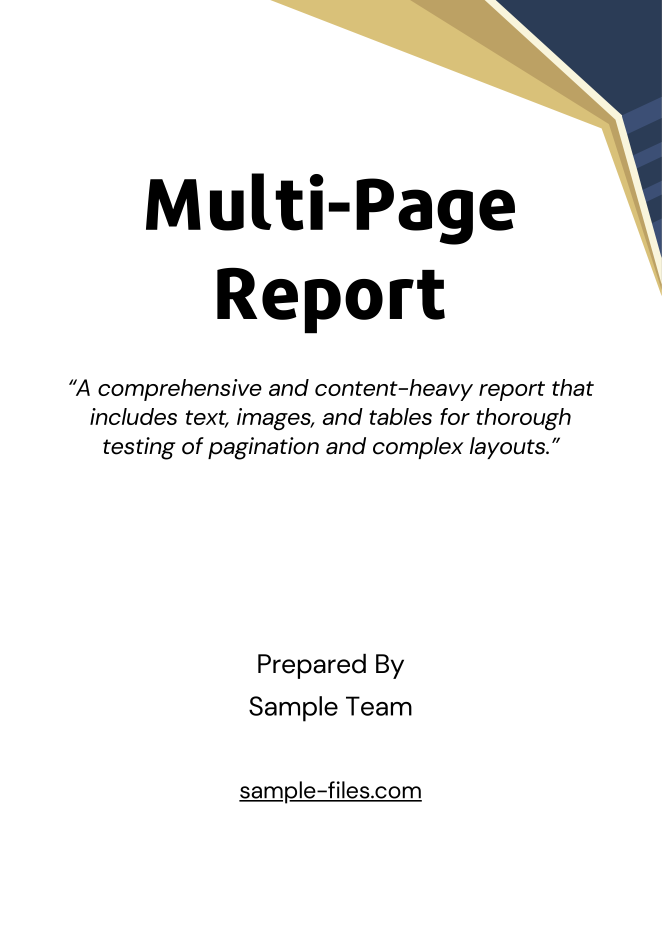
#> input picture images/sample-report_page_1.png, 3309 x 4680 px (shown at 1/5 size)
$ python -i main.py   (imports and definitions only)
#> lines starting #> are read from the running program, lines starting #| are printed output that depends on the picture; after the words box and inside, x2 and y2 are one past the last pixel; in counts of white or black regions, pixels touching at a corner belong together
#> further down, picture is the input picture: PIL image 3309x4680 RGB; mean R, G, B 238.5, 238.2, 236.9
#!/usr/bin/env python3
from pathlib import Path
from typing import Tuple
from pdf2image import convert_from_path
from PIL import Image, ImageChops

# ====== Settings ======
INPUT_DIR = Path("./pdfs")
OUTPUT_DIR = Path("./images")
DPI = 400  # try 300–400 for sharper output
EXTENSION = "png"  # "png" or "jpg"
FORMAT = "PNG"  # "PNG" or "JPEG"
TRIM_BORDERS = True
BORDER_COLOR: Tuple[int, int, int] = (0, 0, 0)  # black
TRIM_TOLERANCE = 10  # 0-255; higher = more aggressive border trimming
# ======================


def ensure_dirs():
    if not INPUT_DIR.exists():
        raise FileNotFoundError(f"Input folder not found: {INPUT_DIR.resolve()}")
    OUTPUT_DIR.mkdir(parents=True, exist_ok=True)


def trim_border(
    img: Image.Image, bg_rgb: Tuple[int, int, int] = (0, 0, 0), tolerance: int = 10
) -> Image.Image:
    """
    Auto-crops uniform borders close to bg_rgb.
    Uses a tolerance so near-black edges are removed but content remains.
    """
#> called with bg_rgb = (0, 0, 0), tolerance = 10
    if img.mode not in ("RGB", "RGBA"):
        img = img.convert("RGB")

    # Build a solid background image, compute difference
    bg = Image.new("RGB", img.size, color=bg_rgb)
#> bg: PIL image 3309x4680 RGB; every value is 0
    diff = ImageChops.difference(img.convert("RGB"), bg)

    # Convert to grayscale and threshold to isolate non-border content
    gray = diff.convert("L")
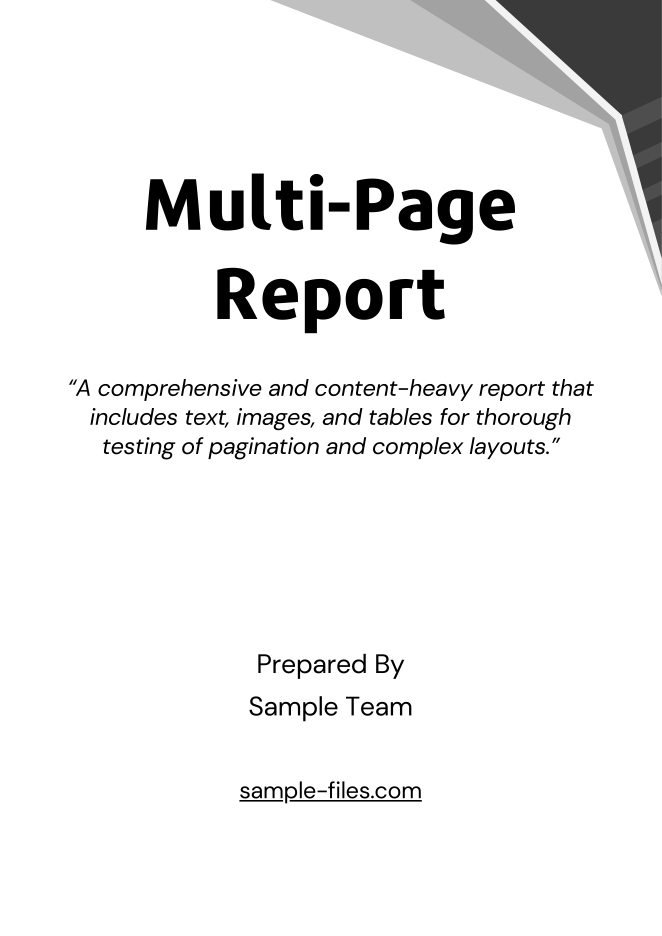
#> gray: PIL image 3309x4680 L (shown at 1/5 size); min 0, max 255, mean 238.2
    # Map pixels: > tolerance -> 255, else 0
    bw = gray.point(lambda p: 255 if p > tolerance else 0)
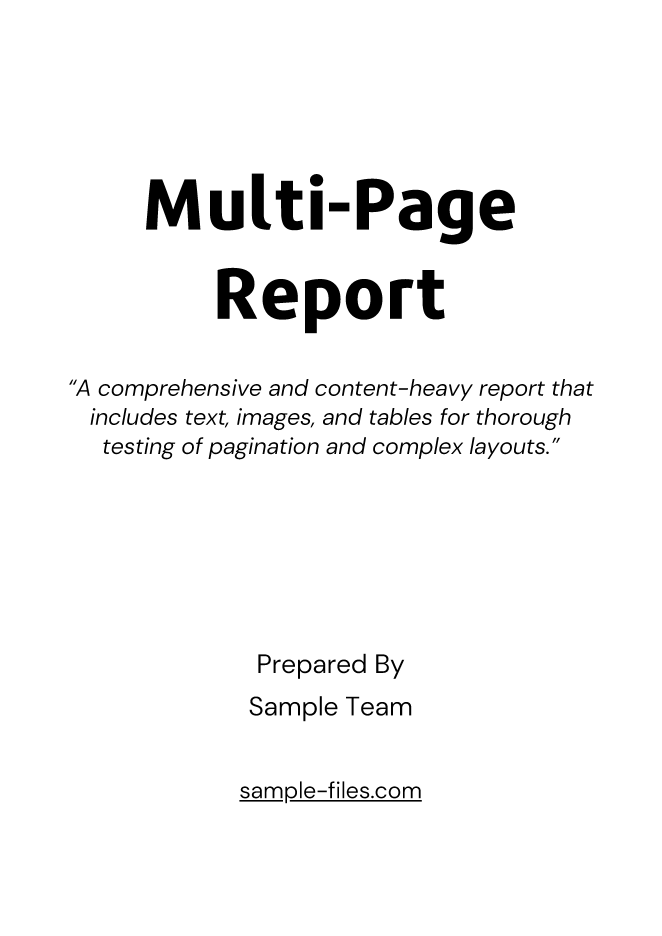
#> bw: PIL image 3309x4680 L (shown at 1/5 size); 96.2% white; 183 black regions, largest, box (x1, y1, x2, y2) and area: (730, 897, 1002, 1148) 43786, (1088, 1339, 1286, 1594) 34008, (2189, 949, 2364, 1222) 33171

    bbox = bw.getbbox()
#> bbox = (0, 0, 3309, 4680)
    if bbox:
        return img.crop(bbox)
    return img  # nothing to trim


def convert_pdf_to_pngs(pdf_path: Path):
    print(f"Converting: {pdf_path}")
    try:
        images = convert_from_path(str(pdf_path), dpi=DPI)
    except Exception as e:
        print(f"  ERROR reading {pdf_path.name}: {e}")
        return

    base = pdf_path.stem
    for i, img in enumerate(images, start=1):
        if TRIM_BORDERS:
            img = trim_border(img, bg_rgb=BORDER_COLOR, tolerance=TRIM_TOLERANCE)

        # Ensure RGB (avoids weird transparency issues in some viewers)
        if img.mode not in ("RGB", "L"):
            img = img.convert("RGB")

        out_file = OUTPUT_DIR / f"{base}_page_{i}.{EXTENSION}"
        try:
            img.save(out_file, FORMAT)
            print(f"  Saved: {out_file}")
        except Exception as e:
            print(f"  ERROR saving page {i} of {pdf_path.name}: {e}")


def main():
    ensure_dirs()
    pdfs = [
        p for p in INPUT_DIR.iterdir() if p.is_file() and p.suffix.lower() == ".pdf"
    ]
    if not pdfs:
        print(f"No PDFs found in {INPUT_DIR.resolve()}")
        return

    for pdf in pdfs:
        convert_pdf_to_pngs(pdf)


# [2 lines not run here, left out]

>>> from PIL import Image
>>> picture = Image.open('images/sample-report_page_1.png')
>>> result = trim_border(picture)

$ run again, on images/sample-report_page_10.png
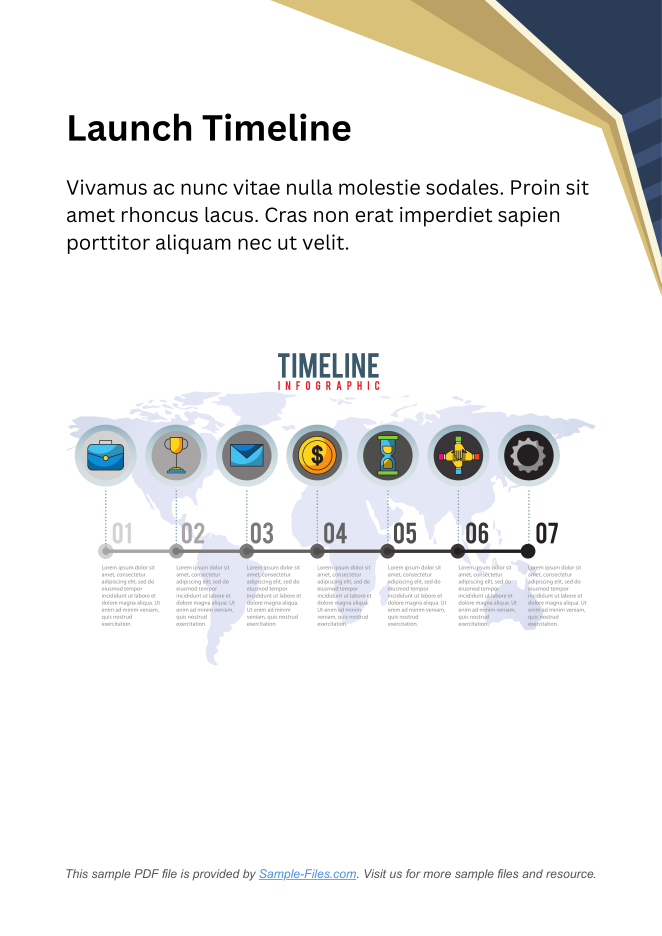
#> input picture images/sample-report_page_10.png, 3309 x 4680 px (shown at 1/5 size)
#> picture is the input picture: PIL image 3309x4680 RGB; mean R, G, B 237.9, 238.1, 237.5
#> bg: PIL image 3309x4680 RGB; every value is 0
#> in trim_border, `gray = diff.convert("L")`:
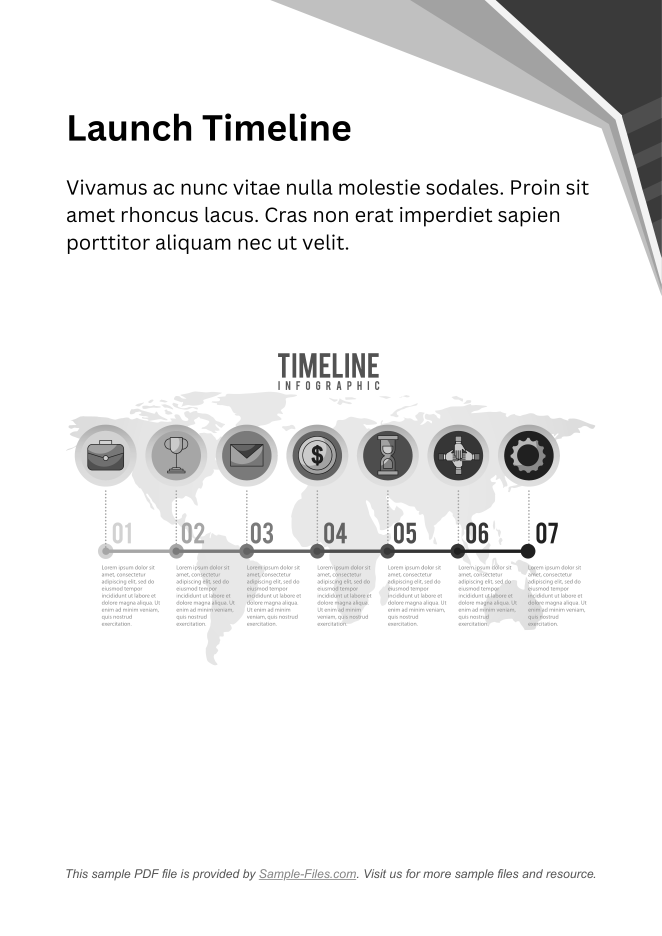
#> gray: PIL image 3309x4680 L (shown at 1/5 size); min 0, max 255, mean 238
#> in trim_border, `bw = gray.point(lambda p: 255 if p > tolerance else 0)`:
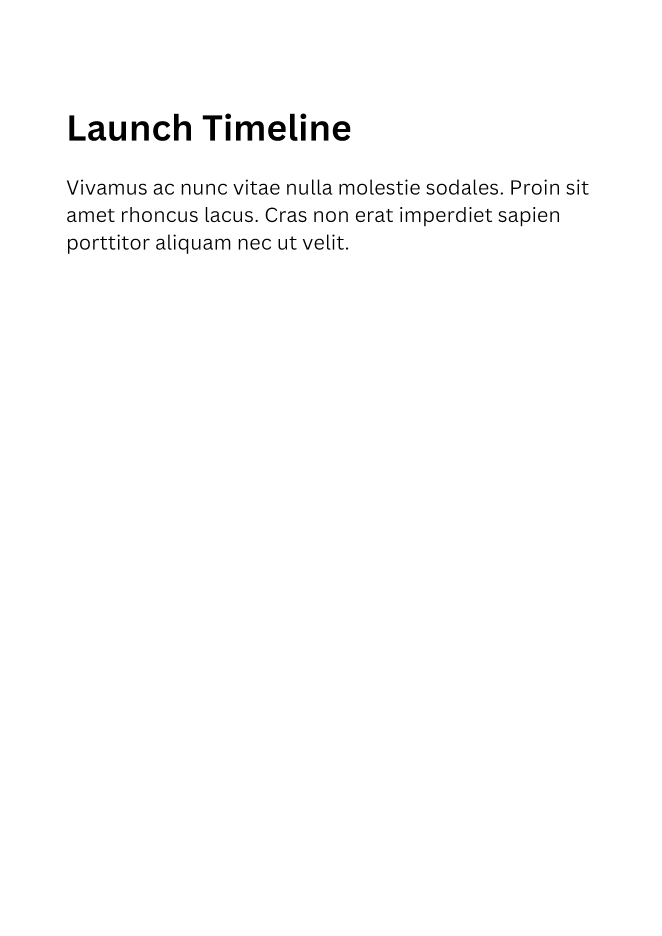
#> bw: PIL image 3309x4680 L (shown at 1/5 size); 98.9% white; 144 black regions, largest, box (x1, y1, x2, y2) and area: (1180, 606, 1319, 703) 7682, (870, 569, 955, 703) 5905, (1341, 606, 1428, 704) 5227
#> bbox = (0, 0, 3309, 4680)

$ run again, on images/sample-report_page_2.png
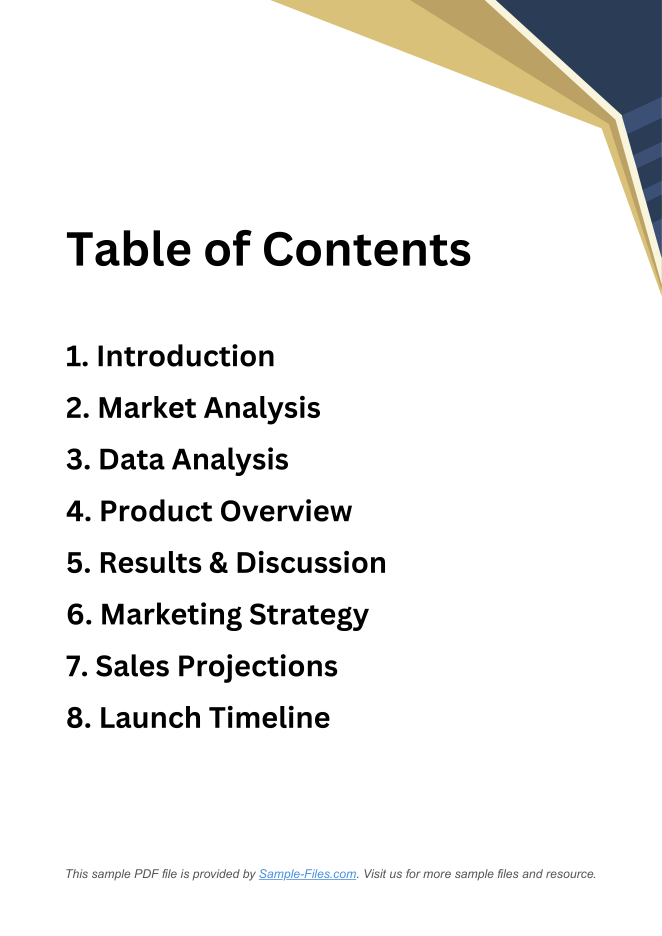
#> input picture images/sample-report_page_2.png, 3309 x 4680 px (shown at 1/5 size)
#> picture is the input picture: PIL image 3309x4680 RGB; mean R, G, B 239.1, 238.8, 237.6
#> bg: PIL image 3309x4680 RGB; every value is 0
#> in trim_border, `gray = diff.convert("L")`:
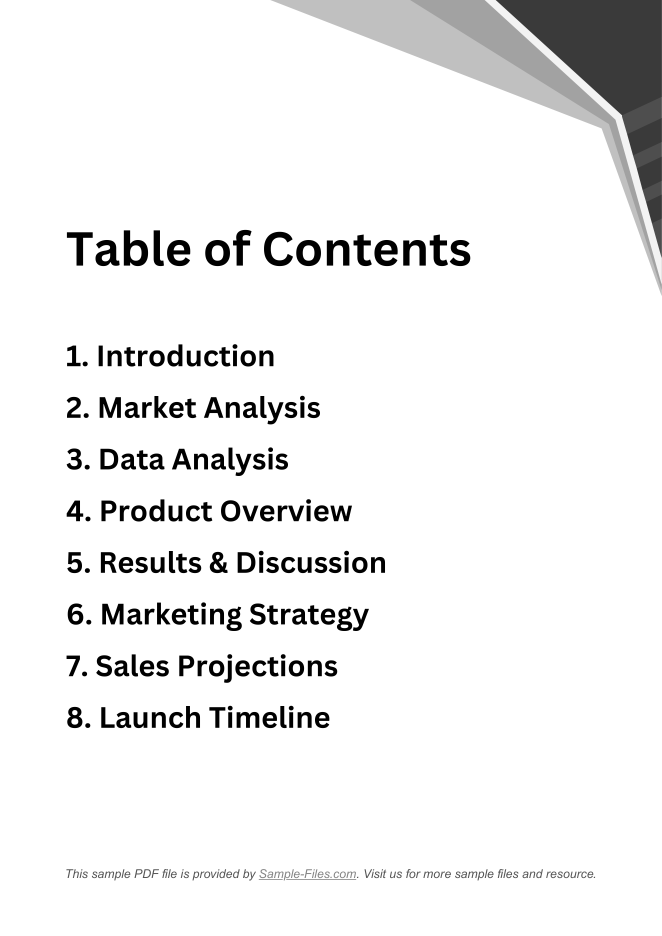
#> gray: PIL image 3309x4680 L (shown at 1/5 size); min 0, max 255, mean 238.8
#> in trim_border, `bw = gray.point(lambda p: 255 if p > tolerance else 0)`:
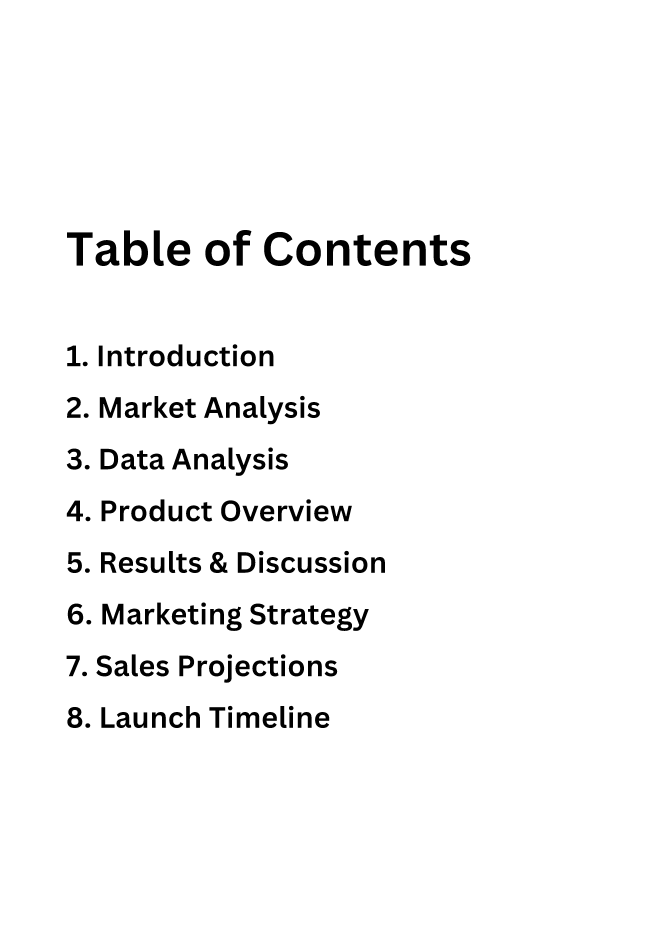
#> bw: PIL image 3309x4680 L (shown at 1/5 size); 96.6% white; 160 black regions, largest, box (x1, y1, x2, y2) and area: (620, 1152, 740, 1330) 11494, (1321, 1160, 1464, 1330) 10450, (836, 1200, 951, 1330) 9133
#> bbox = (0, 0, 3309, 4680)

$ run again, on images/sample-report_page_3.png
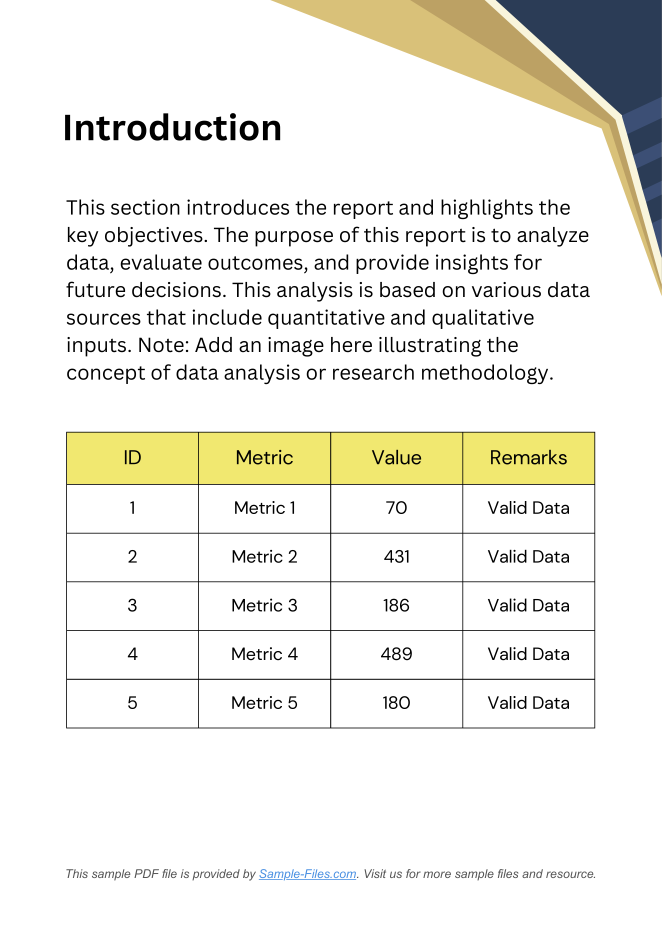
#> input picture images/sample-report_page_3.png, 3309 x 4680 px (shown at 1/5 size)
#> picture is the input picture: PIL image 3309x4680 RGB; mean R, G, B 238.2, 237.5, 231.2
#> bg: PIL image 3309x4680 RGB; every value is 0
#> in trim_border, `gray = diff.convert("L")`:
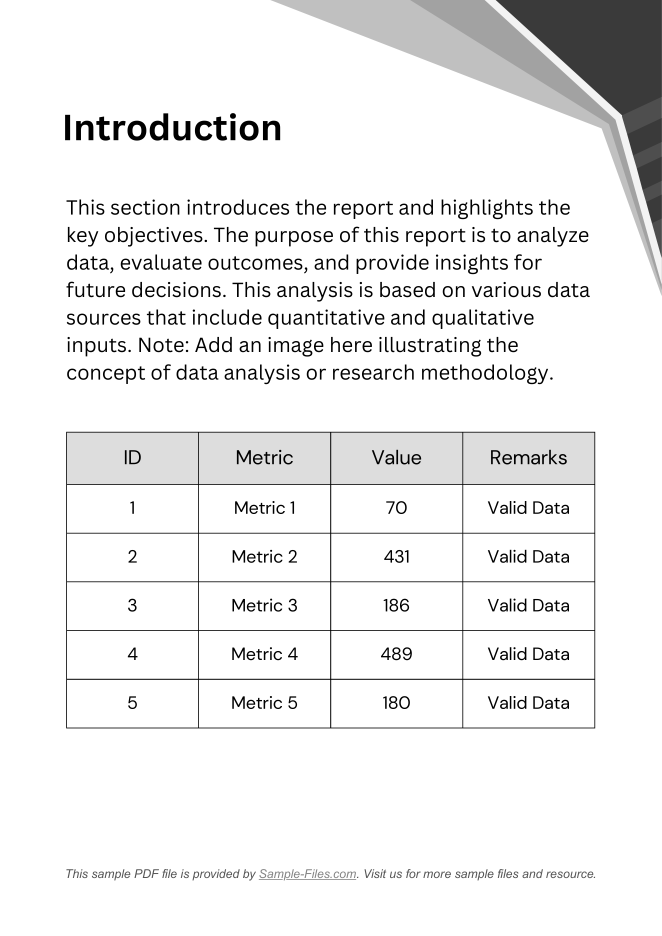
#> gray: PIL image 3309x4680 L (shown at 1/5 size); min 0, max 255, mean 237
#> in trim_border, `bw = gray.point(lambda p: 255 if p > tolerance else 0)`:
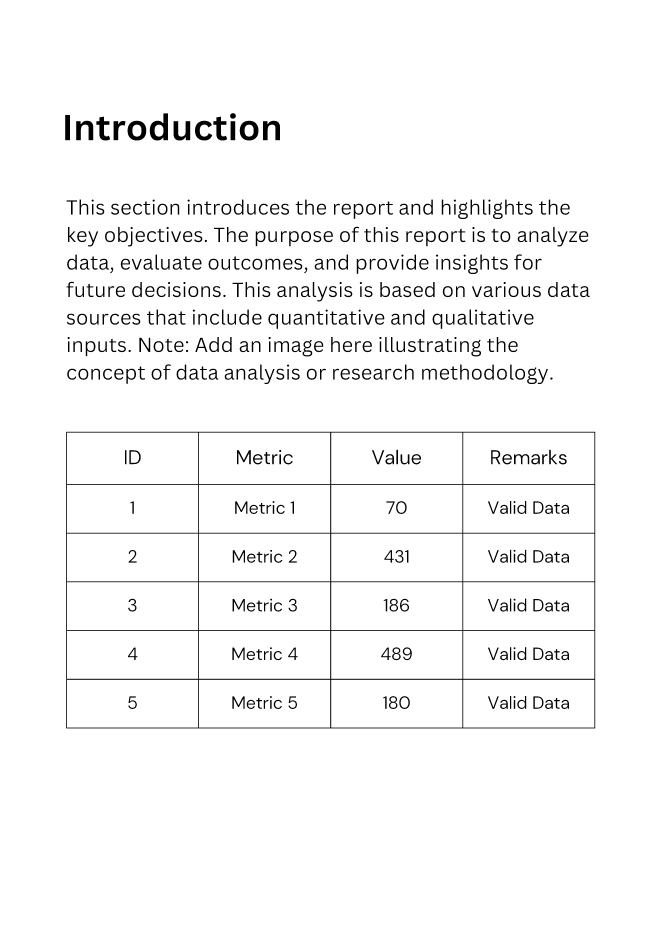
#> bw: PIL image 3309x4680 L (shown at 1/5 size); 96.6% white; 485 black regions, largest, box (x1, y1, x2, y2) and area: (331, 2159, 2976, 3642) 107239, (749, 567, 840, 702) 6610, (638, 604, 731, 702) 5217
#> bbox = (0, 0, 3309, 4680)
